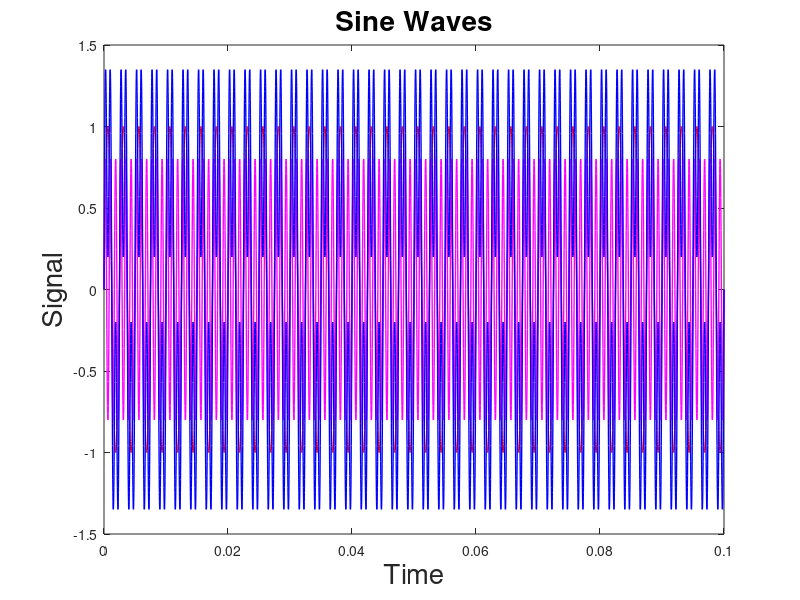

The MATLAB script that drew this image:
clc;    % Clear the command window.
close all;  % Close all figures (except those of imtool.)
clear;  % Erase all existing variables. Or clearvars if you want.
workspace;  % Make sure the workspace panel is showing.
format long g;
format compact;
fontSize = 20;
% Make 0.1 seconds sampled every 1/1000 of a second
t = 0 : 1/48000 : 0.1;
% Define sine wave parameters.
f1 = 400; % per second
T1 = 1/f1; % period, seconds
amp1 = 1; % amplitude
f2 = 1200; % per second
T2 = 1/f2; % period, seconds
amp2 = 0.8; % amplitude
% Make signals.
signal1 = amp1 * sin(2*pi*t/T1);
signal2 = amp2 * sin(2*pi*t/T2);
signal = signal1 + signal2;
plot(t, signal1, 'r-', 'LineWidth', 1, 'MarkerSize', 16);
hold on;
plot(t, signal2, 'm-', 'LineWidth', 1, 'MarkerSize', 16);
plot(t, signal, 'b-', 'LineWidth', 1, 'MarkerSize', 16);
title('Sine Waves', 'FontSize', fontSize);
xlabel('Time', 'FontSize', fontSize);
ylabel('Signal', 'FontSize', fontSize);
